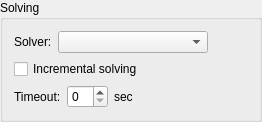
               <widget class="QGroupBox" name="solving_group">
                <property name="title">
                 <string>Solving</string>
                </property>
                <layout class="QVBoxLayout" name="verticalLayout_8">
                 <item>
                  <layout class="QHBoxLayout" name="horizontalLayout_6">
                   <item>
                    <widget class="QLabel" name="solver_label">
                     <property name="sizePolicy">
                      <sizepolicy hsizetype="Fixed" vsizetype="Preferred">
                       <horstretch>0</horstretch>
                       <verstretch>0</verstretch>
                      </sizepolicy>
                     </property>
                     <property name="text">
                      <string>Solver:</string>
                     </property>
                    </widget>
                   </item>
                   <item>
                    <widget class="QComboBox" name="solver_selector">
                     <property name="minimumSize">
                      <size>
                       <width>150</width>
                       <height>0</height>
                      </size>
                     </property>
                    </widget>
                   </item>
                   <item>
                    <spacer name="horizontalSpacer_5">
                     <property name="orientation">
                      <enum>Qt::Horizontal</enum>
                     </property>
                     <property name="sizeHint" stdset="0">
                      <size>
                       <width>40</width>
                       <height>20</height>
                      </size>
                     </property>
                    </spacer>
                   </item>
                  </layout>
                 </item>
                 <item>
                  <widget class="QCheckBox" name="incremental_solving_checkbox">
                   <property name="text">
                    <string>Incremental solving</string>
                   </property>
                  </widget>
                 </item>
                 <item>
                  <layout class="QHBoxLayout" name="horizontalLayout_9">
                   <item>
                    <widget class="QLabel" name="timeout_label">
                     <property name="sizePolicy">
                      <sizepolicy hsizetype="Fixed" vsizetype="Preferred">
                       <horstretch>0</horstretch>
                       <verstretch>0</verstretch>
                      </sizepolicy>
                     </property>
                     <property name="text">
                      <string>Timeout:</string>
                     </property>
                    </widget>
                   </item>
                   <item>
                    <widget class="QSpinBox" name="timeout_spinbox"/>
                   </item>
                   <item>
                    <widget class="QLabel" name="sec_label">
                     <property name="text">
                      <string>sec</string>
                     </property>
                    </widget>
                   </item>
                   <item>
                    <spacer name="horizontalSpacer_6">
                     <property name="orientation">
                      <enum>Qt::Horizontal</enum>
                     </property>
                     <property name="sizeHint" stdset="0">
                      <size>
                       <width>40</width>
                       <height>20</height>
                      </size>
                     </property>
                    </spacer>
                   </item>
                  </layout>
                 </item>
                </layout>
               </widget>
